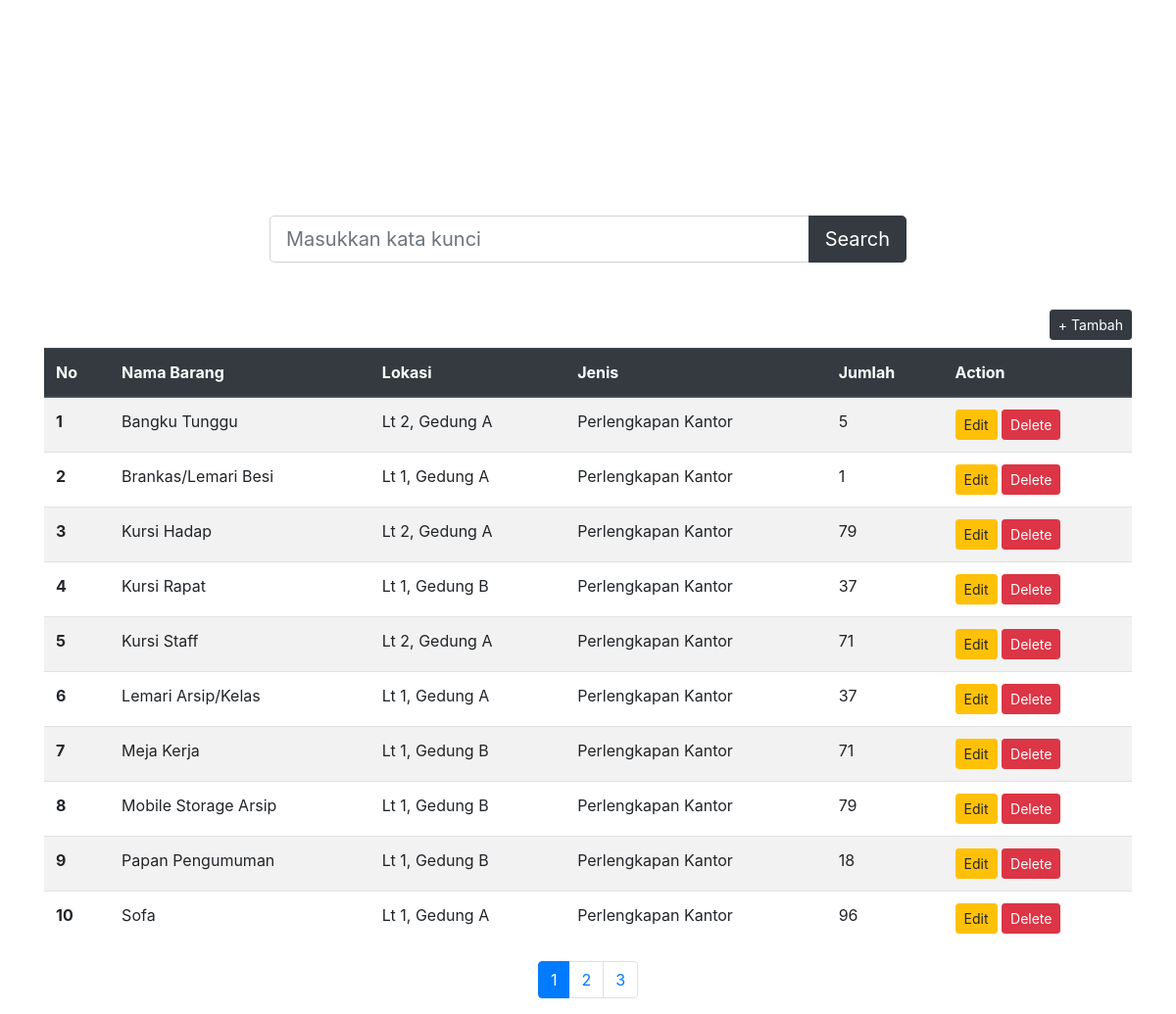
The page / on the database its author committed.
### tables this page shows
CREATE TABLE `barang` (
  `kodeBarang` int(11) NOT NULL,
  `namaBarang` varchar(50) NOT NULL,
  `kodeLokasi` int(11) NOT NULL,
  `kodeJenis` int(11) NOT NULL,
  `jumlah` int(11) NOT NULL
);

CREATE TABLE `lokasi` (
  `kodeLokasi` int(11) NOT NULL,
  `namaLokasi` varchar(50) NOT NULL
);

CREATE TABLE `jenis` (
  `kodeJenis` int(11) NOT NULL,
  `namaJenis` varchar(50) NOT NULL
);

### index.php (the view, shortened to what this page needs)
<?php include("config.php"); ?>
<!DOCTYPE html>
<html lang="en">
<head>
  <link rel="stylesheet" href="https://cdn.jsdelivr.net/npm/bootstrap@4.5.3/dist/css/bootstrap.min.css">
</head>
<link rel="stylesheet" href="./assets/style.css">
<body class="container">
  <header class="header"></header>
  <main>
    <form action="." method="GET">
      <div class="input-group input-group-lg mb-5 mx-auto">
        <input type="text" class="form-control" name="search" value="<?= isset($_GET['search']) ? $_GET['search'] : ""  ?>" placeholder="Masukkan kata kunci">
        <div class="input-group-append">
          <button class="btn btn-dark" type="submit" id="button-addon2">Search</button>
        </div>
      </div>
    </form>
    <div class="tambah-data">
      <button type="button" data-toggle="modal" data-target="#tambahData" class="btn btn-dark btn-sm mb-2 mx-auto">+ Tambah</button>
    </div>
    <div class="content">
      <div class="table-responsive">
        <table class="table table-striped table-hover">
          <thead class="thead-dark">
            <tr>
              <th scope="col">No</th>
              <th scope="col">Nama Barang</th>
              <th scope="col">Lokasi</th>
              <th scope="col">Jenis</th>
              <th scope="col">Jumlah</th>
              <th scope="col">Action</th>
            </tr>
          </thead>
          <tbody>
            <?php
            if (isset($_GET['search']) ? ($_GET['search'] != "" ? True : False) : False) {
              $searchItem = $_GET['search'];
              $query = "
              SELECT kodeBarang,namaBarang,namaLokasi,jumlah,namaJenis FROM barang
              INNER JOIN lokasi
              ON barang.kodeLokasi = lokasi.kodeLokasi
              INNER JOIN jenis
              ON barang.kodeJenis = jenis.kodeJenis
              WHERE namaBarang LIKE '%{$searchItem}%'
            ";
              $startWith = 0;
            } else {
              $startWith = 0;
              $query = "
              SELECT kodeBarang,namaBarang,namaLokasi,jumlah,namaJenis FROM barang
              INNER JOIN lokasi
              ON barang.kodeLokasi = lokasi.kodeLokasi
              INNER JOIN jenis
              ON barang.kodeJenis = jenis.kodeJenis
              LIMIT 10 OFFSET $startWith
              ";
            }
            $result = mysqli_query($db, $query);
            $startWith++;
            while ($data = mysqli_fetch_array($result)) {
              echo "
                  <tr>
                    <th scope='row'>{$startWith}</th>
                    <td>{$data['namaBarang']}</td>
                    <td>{$data['namaLokasi']}</td>
                    <td>{$data['namaJenis']}</td>
                    <td>{$data['jumlah']}</td>
                    <td>
                      <button type='button' id='" . "edit-{$data['kodeBarang']}" . "' class='edit btn btn-warning btn-sm'>Edit</button>
                      <button type='button' id='" . "delete-{$data['kodeBarang']}" . "' class='delete btn btn-danger btn-sm'>Delete</button>
                    </td>
                  </tr>
                ";
              $startWith++;
            }
            ?>
          </tbody>
        </table>
      </div>
      <nav>
        <ul class="pagination justify-content-center">
          <?php
          if (!isset($_GET['search']) || $_GET['search'] === "") {
            $query = "SELECT COUNT(*) as total FROM barang";
            $result = mysqli_query($db, $query);
            $resulArr = mysqli_fetch_assoc($result);
            $totalPage = ceil($resulArr['total'] / 10);
            for ($i = 1; $i <= $totalPage; $i++) {
              echo "<li class='page-item'><a class='page-link' href='?p={$i}'>{$i}</a></li>";
            }
          }
          ?>
        </ul>
      </nav>
    </div>
  </main>
</body>
</html>

### assets/style.css (style rules this page uses)
.header { background-image: url('https://images.unsplash.com/photo-1512425406684-952ff74cb8d1?ixlib=rb-1.2.1&ixid=MXwxMjA3fDB8MHxwaG90by1wYWdlfHx8fGVufDB8fHw%3D&auto=format&fit=crop&w=773&q=80'); background-repeat: no-repeat; background-size: 700px; background-position: -10px; margin: 50px auto 20px; height: 150px; overflow: hidden; max-width: 700px; padding: 50px; font-family: 'Russo One', sans-serif; }
.input-group { max-width: 650px; }
.content { max-width: 900px margin:auto; }
.tambah-data { float: right; }

### rows shown on the page
barang: namaBarang "Bangku Tunggu", lokasi.namaLokasi "Lt 2, Gedung A", jenis.namaJenis "Perlengkapan Kantor", jumlah "5"
barang: namaBarang "Brankas/Lemari Besi", lokasi.namaLokasi "Lt 1, Gedung A", jenis.namaJenis "Perlengkapan Kantor", jumlah "1"
barang: namaBarang "Kursi Hadap", lokasi.namaLokasi "Lt 2, Gedung A", jenis.namaJenis "Perlengkapan Kantor", jumlah "79"
barang: namaBarang "Kursi Rapat", lokasi.namaLokasi "Lt 1, Gedung B", jenis.namaJenis "Perlengkapan Kantor", jumlah "37"
barang: namaBarang "Kursi Staff", lokasi.namaLokasi "Lt 2, Gedung A", jenis.namaJenis "Perlengkapan Kantor", jumlah "71"
barang: namaBarang "Lemari Arsip/Kelas", lokasi.namaLokasi "Lt 1, Gedung A", jenis.namaJenis "Perlengkapan Kantor", jumlah "37"
barang: namaBarang "Meja Kerja", lokasi.namaLokasi "Lt 1, Gedung B", jenis.namaJenis "Perlengkapan Kantor", jumlah "71"
barang: namaBarang "Mobile Storage Arsip", lokasi.namaLokasi "Lt 1, Gedung B", jenis.namaJenis "Perlengkapan Kantor", jumlah "79"
barang: namaBarang "Papan Pengumuman", lokasi.namaLokasi "Lt 1, Gedung B", jenis.namaJenis "Perlengkapan Kantor", jumlah "18"
barang: namaBarang "Sofa", lokasi.namaLokasi "Lt 1, Gedung A", jenis.namaJenis "Perlengkapan Kantor", jumlah "96"
